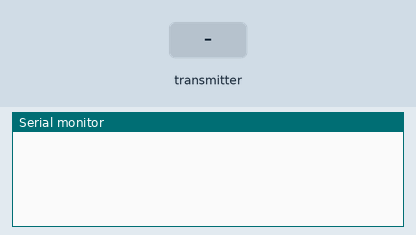
A sketch run on a simulated ESP32. Parts: the last lines printed to the serial monitor. The test bench sets the inputs (shaded band).

Above: at 1.2 s.
1.3 s: the transmitter starts sending a = 0
At 1.66 s:
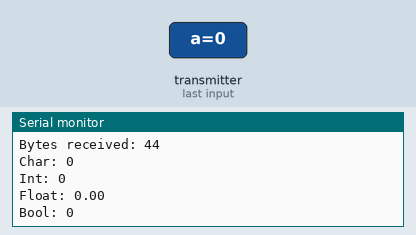
2.8 s: the transmitter starts sending b = 1024
4.3 s: the transmitter starts sending c = 25
5.8 s: the transmitter starts sending d = 1
At 6.16 s:
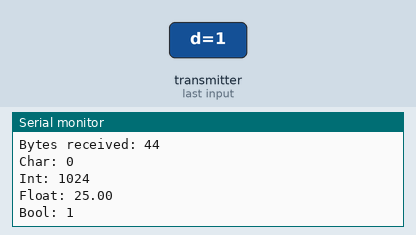
7.3 s: the transmitter starts sending a = 1
8.8 s: the transmitter starts sending b = 2048
Timing chart, 0 to 11.3 s (numbered marks = the images above; inputs shaded):
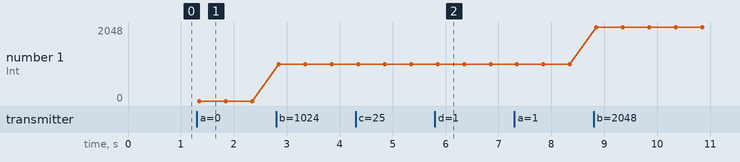

Measured:
- after the input at 1.3 s, the serial monitor: prints a new line after 0.05 s (image 1)
- after the input at 5.8 s, the serial monitor: prints a new line after 0.05 s (image 2)
- plotted number 1: 0 → 1024 after the input at 2.8 s, 1024 → 2048 after the input at 8.8 s

The sketch:

receptor1_espnow.ino
```cpp
#include <esp_now.h>
#include <WiFi.h>

// Structure example to receive data
// Must match the sender structure
typedef struct struct_message {
    char a[32];
    int b;
    float c;
    bool d;
} struct_message;

// Create a struct_message called myData
struct_message myDataEsp1;

// callback function that will be executed when data is received
void OnDataRecv(const uint8_t * mac, const uint8_t *incomingData, int len) {
  memcpy(&myDataEsp1, incomingData, sizeof(myDataEsp1));
  Serial.print("Bytes received: ");
  Serial.println(len);
  Serial.print("Char: ");
  Serial.println(myDataEsp1.a);
  Serial.print("Int: ");
  Serial.println(myDataEsp1.b);
  Serial.print("Float: ");
  Serial.println(myDataEsp1.c);
  Serial.print("Bool: ");
  Serial.println(myDataEsp1.d);
  Serial.println();
}

void setup() {
  // Initialize Serial Monitor
  Serial.begin(115200);

  // Set device as a Wi-Fi Station
  WiFi.mode(WIFI_STA);

  // Init ESP-NOW
  if (esp_now_init() != ESP_OK) {
    Serial.println("Error initializing ESP-NOW");
    return;
  }

  // Once ESPNow is successfully Init, we will register for recv CB to
  // get recv packer info
  esp_now_register_recv_cb(esp_now_recv_cb_t(OnDataRecv));
}

void loop() {

}
```
